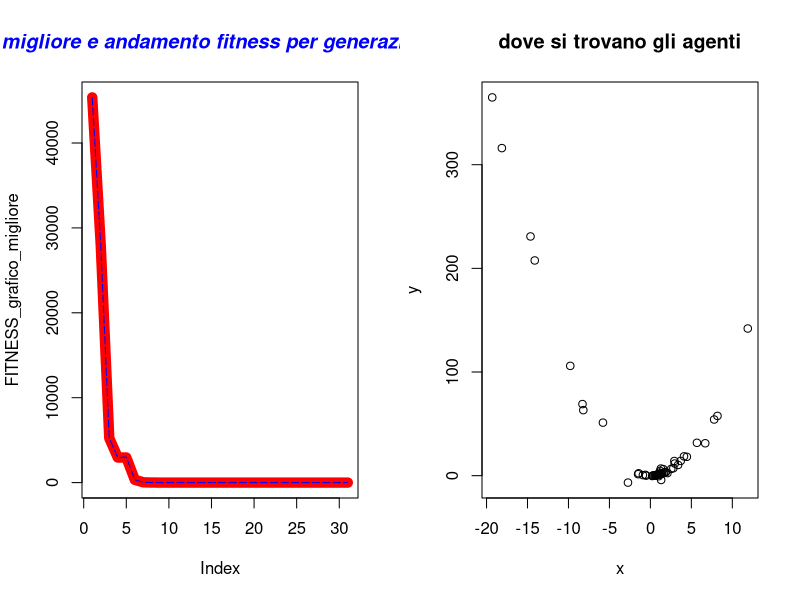

Recreate this plot in R.
#  Author Nicola Bernabè ver 1.0 8/11/2021
# the implemented version of the GA refers to the following Journal: ds
#

#prendo 2 individui che saranno i genitori presi casualmente dalla popolazione
aggiornamento_posizione<-function(Sciame,MAX_DIMENSION_Sciame,j_iterazioni_particelle,C_1,C_2,W,ub,lb,BEST_FITNESS,min_max,FUNZIONE_COSTO){
    
    Sciame[3,j_iterazioni_particelle]<-W*Sciame[3,j_iterazioni_particelle]+C_1*runif(1,  0,1)*(BEST_FITNESS[1]-Sciame[1,j_iterazioni_particelle])+C_2*runif(1,  0,1)*(Sciame[5,j_iterazioni_particelle]-Sciame[1,j_iterazioni_particelle])#vx
    Sciame[4,j_iterazioni_particelle]<-W*Sciame[4,j_iterazioni_particelle]+C_1*runif(1,  0,1)*(BEST_FITNESS[2]-Sciame[2,j_iterazioni_particelle])+C_2*runif(1,  0,1)*(Sciame[6,j_iterazioni_particelle]-Sciame[2,j_iterazioni_particelle])#vy
    Sciame[1,j_iterazioni_particelle]<-Sciame[1,j_iterazioni_particelle]+Sciame[3,j_iterazioni_particelle]
    Sciame[2,j_iterazioni_particelle]<-Sciame[2,j_iterazioni_particelle]+Sciame[4,j_iterazioni_particelle]
    
    if(Sciame[1,j_iterazioni_particelle]>ub[1]){
        Sciame[1,j_iterazioni_particelle]<-ub[1]
    }
    if(Sciame[1,j_iterazioni_particelle]<lb[1]){
        Sciame[1,j_iterazioni_particelle]<-lb[1]
    }
    if(Sciame[2,j_iterazioni_particelle]>ub[2]){
        Sciame[2,j_iterazioni_particelle]<-ub[2]
    }
    if(Sciame[2,j_iterazioni_particelle]<lb[2]){
        Sciame[2,j_iterazioni_particelle]<-lb[2]
    }
    fitness<-FUNZIONE_COSTO(Sciame[1,j_iterazioni_particelle],Sciame[2,j_iterazioni_particelle])
    if(fitness<Sciame[7,j_iterazioni_particelle] && min_max==-1){#minimizzare
        Sciame[7,j_iterazioni_particelle]<-fitness
        Sciame[5,j_iterazioni_particelle]<- Sciame[1,j_iterazioni_particelle]
        Sciame[6,j_iterazioni_particelle]<- Sciame[2,j_iterazioni_particelle]
    }else if(fitness>Sciame[7,j_iterazioni_particelle] && min_max==1){#massimizzare
        Sciame[7,j_iterazioni_particelle]<-fitness
        Sciame[5,j_iterazioni_particelle]<- Sciame[1,j_iterazioni_particelle]
        Sciame[6,j_iterazioni_particelle]<- Sciame[2,j_iterazioni_particelle]
    }
    Sciame[8,j_iterazioni_particelle]<-fitness

    return(Sciame)
}

#aggiorni migliore fitness
aggiorna_fitness<-function(BEST_FITNESS,Migliore_fitness_generazione){
            BEST_FITNESS[1]<-Migliore_fitness_generazione[1]
            BEST_FITNESS[2]<-Migliore_fitness_generazione[2]
            BEST_FITNESS[3]<-Migliore_fitness_generazione[3]
    return(BEST_FITNESS)


}

#scorro su tutti gli individui e cerco il fitneess migliore
controllo_migliore_fitness<-function(Sciame,min_max){
    BEST_FITNESS<-c(Sciame[1,1],Sciame[2,1],Sciame[7,1])
    for(i in 2:dim(Sciame)[2]) {
        #message("controllo best ",BEST_FITNESS[3]," ",Sciame[7,i])
        if(BEST_FITNESS[3]>Sciame[8,i] && min_max==-1){#ricordo che la riga 8 è fitness corrente
            BEST_FITNESS[1]<-Sciame[1,i]#x corrente
            BEST_FITNESS[2]<-Sciame[2,i]#y corrente
            BEST_FITNESS[3]<-Sciame[8,i]#fitess corrente

        }else if(BEST_FITNESS[3]<Sciame[8,i]  && min_max==1){
            BEST_FITNESS[1]<-Sciame[1,i]#x corrente
            BEST_FITNESS[2]<-Sciame[2,i]#y corrente
            BEST_FITNESS[3]<-Sciame[8,i]#fitess corrente


        }


    }
    return(c(BEST_FITNESS[1],BEST_FITNESS[2],BEST_FITNESS[3]))
}






#inizializzo la matrice
inizializzazione<-function(ub, lb,MAX_UNKNOWNS,MAX_DIMENSION_Sciame,W,FUNZIONE_COSTO){
    Sciame<-matrix(1:1,nrow <- (MAX_UNKNOWNS*3)+2, ncol <- MAX_DIMENSION_Sciame)#oltre alla x e y ci aggiungo le 2 velocità, poi anche le x e y migliori della particella anche la fitness migliore della particella e quella corrente
    numero_casuale_x<-1
    numero_casuale_y <-1
    for(i in 1:dim(Sciame)[2]) {
        numero_casuale_x <- runif(1, lb[1],ub[1] )
        numero_casuale_y <- runif(1,  lb[2],ub[2])
        Sciame[1,i] <-numero_casuale_x
        Sciame[2,i] <-numero_casuale_y
        Sciame[3,i]<-W
        Sciame[4,i]<-W
        Sciame[5,i]<-Sciame[1,i]#migliore della particella x
        Sciame[6,i]<-Sciame[2,i]#migliore della particella y
        Sciame[7,i] <-FUNZIONE_COSTO(Sciame[1,i],Sciame[2,i])#usero solo per una volta questa fitness per calcolare la velocità sia per soluzione relativa migliore alla particella,sia per soluzione globale
        Sciame[8,i] <-FUNZIONE_COSTO(Sciame[1,i],Sciame[2,i])#fitness corrente
    }

    return (Sciame)
}
aggiorno_file_individui<-function(Sciame,MAX_DIMENSION_Sciame,generazione){
                individuo<-c()
                x<-c()
                y<-c()
                fitness<-c()
                for(i in 1:MAX_DIMENSION_Sciame) {
                    x<-c(x,Sciame[1,i])
                    y<-c(y,Sciame[2,i])
                    fitness<-c(fitness,Sciame[3,i])
                    
                    }
            df<-data.frame(x,y,fitness)
            #nome_file<-"generazione"+generazione+".cvs"
            nome_file = paste("PSO generazione ",generazione,".txt",sep="")
            #write.csv(df, file=nome_file,sep=";",row.names=FALSE)
            write.table(df, file= nome_file,sep=";",row.names=FALSE)
            }

mainPSO<-function(ub,lb,MAX_UNKNOWNS,MAX_DIMENSION_Sciame,Generazioni,STAZIONARIETA,min_max,stampo_generazione,precisione,C_1,C_2,W,FUNZIONE_COSTO){
    

    
    Sciame<-inizializzazione(ub, lb,MAX_UNKNOWNS,MAX_DIMENSION_Sciame,W,FUNZIONE_COSTO)#inizializzo la popolazione
    BEST_FITNESS<-controllo_migliore_fitness(Sciame,min_max)
    FITNESS_grafico_migliore<-c()
    FITNESS_grafico_migliore_generazione<-c()
    #iterazioni calcolo per trovare il minimo
    indice_stazionarieta<-0#aumenta ad ogni generazione
    n_generazioni<-0

 

    for(i in 1:Generazioni){
        n_generazioni<-i
        for(j_iterazioni_particelle in 1:MAX_DIMENSION_Sciame){#muovo tutte le particelle una volta
            Sciame<-aggiornamento_posizione(Sciame,MAX_DIMENSION_Sciame,j_iterazioni_particelle,C_1,C_2,W,ub,lb,BEST_FITNESS,min_max,FUNZIONE_COSTO)
        }
        Migliore_fitness_generazione<-controllo_migliore_fitness(Sciame,min_max)
        
        #print(Migliore_fitness_generazione)
        if(Migliore_fitness_generazione[3]<BEST_FITNESS[3]  && min_max==-1){#minimizzo
            BEST_FITNESS<-aggiorna_fitness(BEST_FITNESS,Migliore_fitness_generazione)
            indice_stazionarieta=0#ritorno a 0 la stazionarietà
            message("migliore soluzione-> x ",BEST_FITNESS[1]," y ",BEST_FITNESS[2]," fitness ",BEST_FITNESS[3])
        }else if(Migliore_fitness_generazione[3]>BEST_FITNESS[3]  && min_max==1){#minimizzo
            BEST_FITNESS<-aggiorna_fitness(BEST_FITNESS,Migliore_fitness_generazione)
            indice_stazionarieta=0#ritorno a 0 la stazionarietà
            message("migliore soluzione-> x ",BEST_FITNESS[1]," y ",BEST_FITNESS[2]," fitness ",BEST_FITNESS[3])
        }
        FITNESS_grafico_migliore<-c(FITNESS_grafico_migliore,BEST_FITNESS[3])
        FITNESS_grafico_migliore_generazione<-c(FITNESS_grafico_migliore_generazione,Migliore_fitness_generazione[3])

        if(indice_stazionarieta>=STAZIONARIETA){
            message("troppo stazionaria ","generazione-> ",i," stazionario->",indice_stazionarieta)
            aggiorno_file_individui(Sciame,MAX_DIMENSION_Sciame,i)
            break
        }else{
            indice_stazionarieta=indice_stazionarieta+1
        }
        if((i%%stampo_generazione)==0){#stampo così so che sta facendo qualcosa
        
            message("generazione-> ",i," stazionario->",indice_stazionarieta)
            aggiorno_file_individui(Sciame,MAX_DIMENSION_Sciame,i)

        }
        if(BEST_FITNESS[3]<precisione && min_max==-1){
            message("finito algoritmo PSO, sono riuscito ad avere una soluzione molto buona ed è ",BEST_FITNESS[3]," alla generazione-> ",i)
            aggiorno_file_individui(Sciame,MAX_DIMENSION_Sciame,i)
            break
        }else if(BEST_FITNESS[3]>precisione && min_max==1){
            message("finito algoritmo PSO, sono riuscito ad avere una soluzione molto buona ed è ",BEST_FITNESS[3]," alla generazione-> ",i)
            aggiorno_file_individui(Sciame,MAX_DIMENSION_Sciame,i)
            break
        }
    }
    windows()
    par(mfrow=c(1,2))
    plot(FITNESS_grafico_migliore, type="l", col="red",lwd=10)
    lines(FITNESS_grafico_migliore_generazione, type="l", col="blue",lty=5)
    title(main="migliore e andamento fitness per generazione", col.main="blue", font.main="4")
    
    x_particelle<-c()
    y_particelle<-c()
    for(x_y in 1:MAX_DIMENSION_Sciame){
        x_particelle<-c(x_particelle,Sciame[5,x_y])
        y_particelle<-c(y_particelle,Sciame[6,x_y])

    }

    plot(x_particelle, y_particelle, xlab="x",ylab="y", main="dove si trovano gli agenti") 

BEST_FITNESS<-list(BEST_FITNESS,"PSO",n_generazioni)
 return(BEST_FITNESS)
}


#riesco a trovare la soluzione con questi intervalli 
#ub<-c(1000000000,1000000000)  # upper bound of the unknowns
#lb<-c(-1000000000,-1000000000)  #lower bound of the unknowns
#W=0.3

#milione
#ub<-c(1000000,1000000)  # upper bound of the unknowns
#lb<-c(-1000000,-1000000)  #lower bound of the unknowns
#W=0.3

#ub<-c(10000,10000)  # upper bound of the unknowns
#lb<-c(-10000,-10000)  #lower bound of the unknowns
#W=0.1

#ub<-c(100,100)  # upper bound of the unknowns
#lb<-c(-100,-100)  #lower bound of the unknowns
ub<-c(512,512)  
lb<-c(-512,-512)
#ub<-c(5,5)  # upper bound of the unknowns
#lb<-c(-5,-5)  #lower bound of the unknowns
#ub<-c(20,20)  # upper bound of the unknowns
#lb<-c(-20,-20)  #lower bound of the unknowns
W=0.2
MAX_UNKNOWNS<-2  #numero variabili
MAX_DIMENSION_Sciame<-100#dimensione popolazione
Generazioni<-1000000
STAZIONARIETA<-10000
min_max<--1#-1 minimizzo,1 massimizzo
stampo_generazione<-5000
#massimizzo
#precisione<-11.99999999#Parabolic Function
#precisione<-79.9999#rastrigin function 
#precisione<-415.2384791312#Parabolic Function

#minimizzo
precisione<-0.001#
#precisione<--0.999999#Easom function
#precisione<-0.2925789999#Schaffer function N. 4 f(0,+-1.25313)=0.292579
#precisione<--0.999999#per funzioni con minimo negativo
#precisione<--959.6406#Eggholder function   f(512,404.2319)=-959.6407   i domini x e y   ub<-c(512,512)  lb<-c(-512,-512)
#precisione<--2.06261 #CROSS-IN-TRAY FUNCTION
C_1<-2#forza attrazione cognitiva
C_2<-2#forza attrazione sociale


FUNZIONE_COSTO<-function(x,y){
    z<-(100*(y-(x)^2)^2)+(1-x)^2#FUNZIONE_COSTO banana  f(1,1)=0
    #z<-((1-x)^2)+100*((y-x^2))^2#Rosenbrock function constrained with a cubic and a line  sol f(1,1)=0
    #z<-(1.5-x+x*y)^2+(2.25-x+x*y^2)^2+(2.625-x+x*y^3)^2#Beale function f(3,0.5)=0
    #z<-0.26*(x^2+y^2)-0.48*x*y#Matyas function f(0,0)=0
    #z<-(sin(3*pi*x))^2+(x-1)^2*(1+sin(3*pi*y))+(y-1)^2*(1+(sin(2*pi*y))^2)#Lévi function N.13  f(1,1)=0
    #z<-0.5+((sin(x^2-y^2))^2-0.5)/(1+0.001*(x^2+y^2))^2#Schaffer function N. 2  f(0,0)=0
    #z<-2*x^2-1.05*x^4+(x^6/6)+x*y+y^2#THREE-HUMP CAMEL FUNCTION xi  [-5, 5]  f(0,0)=0
    #z<-100*sqrt(abs(y-0.01*x^2))+0.01*abs(x+10)#Bukin function N.6 f(-10,1)=0
    #z<--20*exp(-0.2*sqrt((1/2)*(x*x+y*y)))-exp(1/2*((cos(2*pi*x)+cos(2*pi*y))))+20+exp(1)#ACKLEY FUNCTION xi  [-32.768, 32.768]  f(0,0)=0


    #z<-0.5+(((cos(sin(abs(x^2-y^2))))^2 - 0.5)/((1 + 0.001*(x^2+y^2))^2))#Schaffer function N. 4 f(0,+-1.25313)=0.292579

    #con minimo negativo
    #z<--0.0001*(abs((sin(x)*sin(y)*exp(abs(100 - sqrt(x^2+y^2)/pi))))+1)^0.1#CROSS-IN-TRAY FUNCTION  xi  [-10, 10]  f(1.3491,-1.3491 | 1.3491,1.3491 | -1.3491,1.3491)=-2.06261
    #z<--cos(x)*cos(y)*exp(-((x-pi)^2+(y-pi)^2))#Easom function f(pi,pi)=-1  mettere precisione -0.999999
    
    #z<--(y+47)*sin(sqrt(abs(x/2+(y+47))))-x*sin(sqrt(abs(x-(y+47))))#Eggholder function   f(512,404.2319)=-959.6407    
    #precisione<--959.6406999
    #ub<-c(512,512)  
    #lb<-c(-512,-512)


    #massimizzare
    #z<-12-(x^2+y^2)/100 #Parabolic Function  f(0,0)=12 non so ma il massimo è 12
    #z<-80-(20+x^2+y^2-10*(cos(2*pi*x)+cos(2*pi*y)))#rastrigin function f(0,0)=80
    #z<-275-((x^4-16*x^2+5*x*0.5)+(y^4-16*y^2+5*y*0.5)+3)#Styblinski Function f(-2.8667,-2.8667)=414.23847913
    return (z)
}

soluzione<-mainPSO(ub,lb,MAX_UNKNOWNS,MAX_DIMENSION_Sciame,Generazioni,STAZIONARIETA,min_max,stampo_generazione,precisione,C_1,C_2,W,FUNZIONE_COSTO)
#print(soluzione)

algoritmo<-c(soluzione[[2]][1])
x<-c(soluzione[[1]][1])
y<-c(soluzione[[1]][2])
fitness<-c(soluzione[[1]][3])
generazioni_soluzione<-c(soluzione[[3]][1])
df<-data.frame(algoritmo,x,y,fitness,generazioni_soluzione)
write.table(df, file="soluzione PSO.txt",sep=";",row.names=FALSE)
